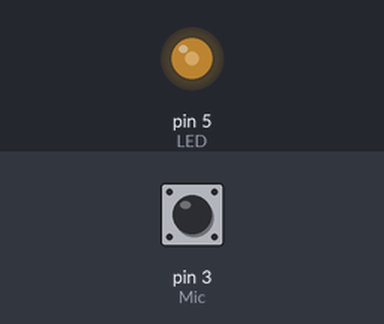
A sketch run on a simulated Arduino Uno, built with avr-gcc and run on an emulated ATmega328P. Parts: output pins drawn as LEDs (lit = HIGH). The test bench sets the inputs (shaded band); at power-on: pin 3 (Mic) HIGH.

Above: at 1.4 s.
1.5 s: pin 3 (Mic) pulled LOW for 3.2 s
At 5.16 s:
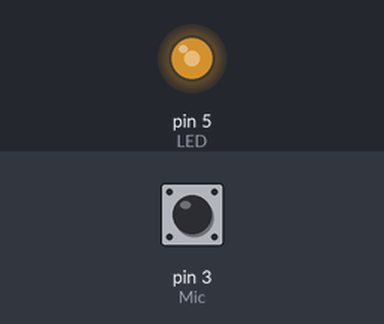
7.4 s: pin 3 (Mic) pulled LOW for 0.15 s
At 7.55 s:
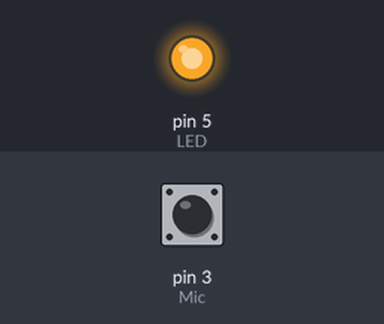
At 10.37 s:
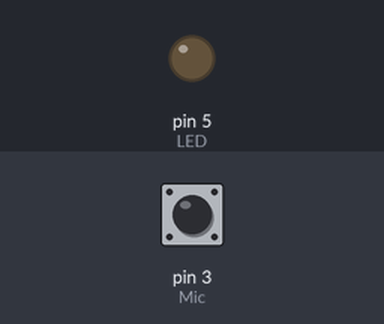
10.4 s: pin 3 (Mic) pulled LOW for 1 s
Timing chart, 0 to 15.5 s (numbered marks = the images above; inputs shaded):
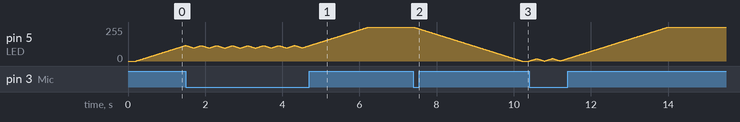

The sketch:

Light2.ino
```cpp
//========================================================
// Light module
// Author:      Muraglia Alessandro
// Data:        29/04/2020
// IIC adress:  0x04
// Functions:
//    - Led on/off if required
//    - Microphone on interrupt
//
// Pinout:
//    - mos on pin6 dip-8 (D1, PWM)
//    - microphone on pin2 dip-8 (D3, PCINT3)
//
//========================================================


#define adr 0x04
#define LED 5 //!!!!!!!!!!!!!!!!!!!!da mettere sul 2
#define Mic 3

#define ramptime 10 //ms

byte data[8]; //dati che leggerò (data[0] = config; data[1] = led pwm value)
byte tgt = 255; // valore a cui LED PWM deve convergere
byte actual = 0;  //valore PWM LED
boolean state = HIGH; //set to on, False = led off
long last = 0;
long lastchange = 0;


//========================================================
//setup
//========================================================
void setup() {
  pinMode(LED, OUTPUT);
  pinMode(Mic, INPUT_PULLUP);
  delay(200);
  last = millis();
  lastchange = millis();
}

//========================================================

//========================================================
void loop(void) {
  //lettura segnale microfono
  if(digitalRead(Mic)==0&&(millis() - lastchange > 200)){
    state = !state;
    lastchange = millis();
    if(state == 1){
      tgt = 255;
    }else{tgt = 0;}
  }
  //aggiornamento PWM
  if (millis()-last > ramptime){//change pwm
    if(actual < tgt){actual = actual + 1;}
    if(actual > tgt){actual = actual - 1;}
    analogWrite(LED, actual);
    last = millis();
  }

}
```

Measured:
- after the input at 7.4 s, pin 5 (LED): moves from 255/255 to 0/255 over 2.8 s, starting at once
